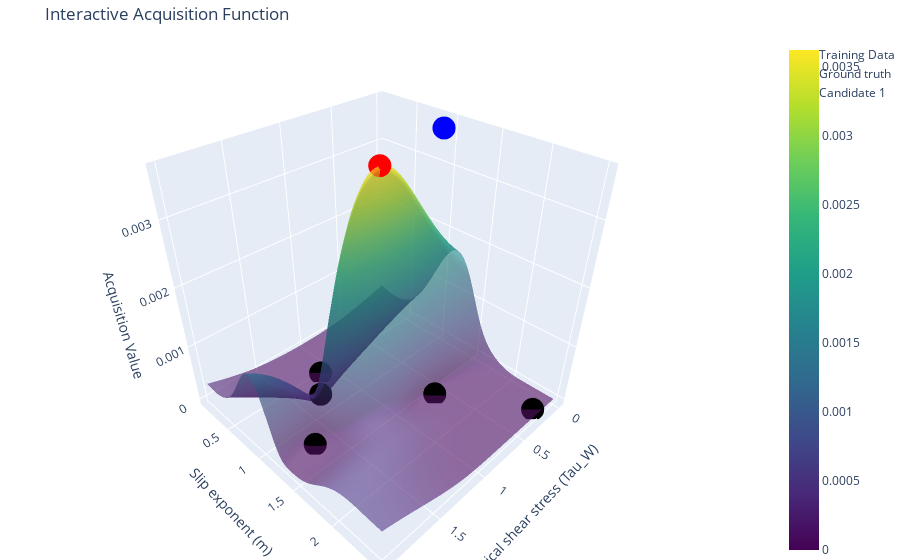

Here is the notebook cell this chart was saved with:
### Code cell
tau_w_range = torch.linspace(bounds[0, 0], bounds[1, 0], 100)  # Grid for tau_w
m_range = torch.linspace(bounds[0, 1], bounds[1, 1], 100)      # Grid for m
tau_w_grid, m_grid = torch.meshgrid(tau_w_range, m_range, indexing="ij")


grid = torch.stack([tau_w_grid.ravel(), m_grid.ravel()], dim=-1)


acq_values = acq_func(grid.unsqueeze(1)).detach().numpy().reshape(100, 100)


train_acq_values = acq_func(train_x.unsqueeze(1)).detach().numpy()


fig = go.Figure()


fig.add_trace(go.Surface(
    x=tau_w_grid.numpy(),
    y=m_grid.numpy(),
    z=acq_values,
    colorscale='Viridis',
    opacity=0.6,
    name="Acquisition Function"
))


fig.add_trace(go.Scatter3d(
    x=train_x[:, 0].numpy(),
    y=train_x[:, 1].numpy(),
    z=train_acq_values.flatten(),
    mode='markers',
    marker=dict(size=8, color='black'),
    name='Training Data'

))

fig.add_trace(go.Scatter3d(
    x=[0.1],
    y=[1],
    z=[acq_values.max()] ,
    mode='markers',
    marker=dict(size=8, color='blue'),
    name='Ground truth'
)
)

#Iterate over the candidates
for i in range(candidate.shape[0]): 
    candidate_acq_value = acq_func(candidate[i].unsqueeze(0)).item()
    fig.add_trace(go.Scatter3d(
        x=[candidate[i, 0].item()],
        y=[candidate[i, 1].item()],
        z=[candidate_acq_value],
        mode='markers',
        marker=dict(size=8, color='red', symbol='circle'),
        name=f'Candidate {i + 1}'
    ))

fig.update_layout(
    scene=dict(
        xaxis_title="Critical shear stress (Tau_W)",
        yaxis_title="Slip exponent (m)",
        zaxis_title="Acquisition Value",
        # zaxis=dict(title="Acquisition Value", range=[-50, 0])
    ),
    title="Interactive Acquisition Function",
    margin=dict(l=0, r=0, b=0, t=40)
)


fig.show()
fig.write_html("acquisiton_func.html")

### Figure 1 — Plotly figure (JSON) as saved in the notebook; plotly's stock layout.template omitted (floating-point values rounded to 4 significant figures; data arrays with more than 128 entries replaced by an {"elided": "..."} marker saying what was removed)
{"data": [{"colorscale": [[0, "#440154"], [0.1111, "#482878"], [0.2222, "#3e4989"], [0.3333, "#31688e"], [0.4444, "#26828e"], [0.5556, "#1f9e89"], [0.6667, "#35b779"], [0.7778, "#6ece58"], [0.8889, "#b5de2b"], [1, "#fde725"]], "name": "Acquisition Function", "opacity": 0.6, "type": "surface", "x": {"elided": "100x100 float values"}, "y": {"elided": "100x100 float values"}, "z": {"elided": "100x100 float values"}}, {"marker": {"color": "black", "size": 8}, "mode": "markers", "name": "Training Data", "type": "scatter3d", "x": [0.2227, 1.706, 1.152, 1.434, 0.6469], "y": [2.431, 1.278, 0.5719, 0.9897, 1.616], "z": [0, 8.339e-09, 2.115e-68, 0.0003172, 7.969e-17]}, {"marker": {"color": "blue", "size": 8}, "mode": "markers", "name": "Ground truth", "type": "scatter3d", "x": [0.1], "y": [1], "z": [0.003619]}, {"marker": {"color": "red", "size": 8, "symbol": "circle"}, "mode": "markers", "name": "Candidate 1", "type": "scatter3d", "x": [0.9324], "y": [1.189], "z": [0.003619]}], "layout": {"margin": {"b": 0, "l": 0, "r": 0, "t": 40}, "scene": {"xaxis": {"title": {"text": "Critical shear stress (Tau_W)"}}, "yaxis": {"title": {"text": "Slip exponent (m)"}}, "zaxis": {"title": {"text": "Acquisition Value"}}}, "title": {"text": "Interactive Acquisition Function"}}}
